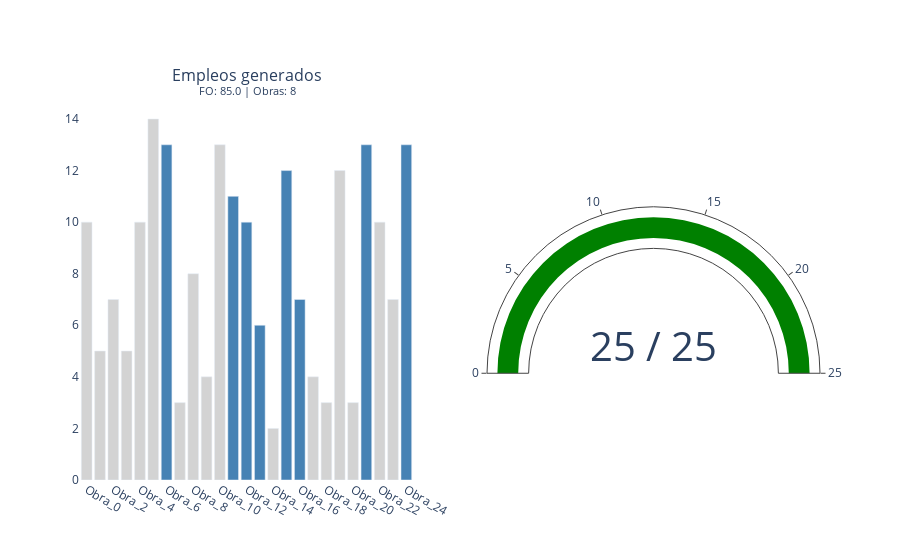

Notebook code for this chart:
### Markdown cell above
### Policy Iteration

```text
# Alterna evaluación y mejora hasta que la política se estabiliza
# Entradas:
#   S, A(s), p(s',r|s,a), γ, θ
# Salidas:
#   π*  : política óptima
#   V*  : función de valor óptima
# -------------------------------------------

# 1. Inicialización
π(s) ← acción cualquiera  para todo s ∈ S
V(s) ← 0

bucle:
    # 2. Evaluar la política actual π  (igual que el bloque anterior)
    repetir
        Δ ← 0
        para cada s ∈ S:
            v ← V(s)
            a ← π(s)
            V(s) ← Σ_{s',r} p(s',r | s,a) · [ r + γ · V(s') ]
            Δ ← max(Δ, |v − V(s)|)
    hasta que Δ < θ

    # 3. Mejorar la política
    policy_stable ← true
    para cada s ∈ S:
        old ← π(s)
        π(s) ← argmax_a Σ_{s',r} p(s',r | s,a) · [ r + γ · V(s') ]
        si old ≠ π(s):
            policy_stable ← false

    si policy_stable:
        break

return π, V

```

### Code cell
# ----- DESDE ACÁ EN ADELANTE, NO TOQUE EL CÓDIGO DE ESTÁ CELDA.

# . Correr
t0 = time.perf_counter()
star_policy, V_star = policy_iteration(env, policy)
elapsed = time.perf_counter() - t0

# . Reportar
valor_total, objetos_tomados, peso_total = env.report_from_policy(star_policy)
report(obras, objetos_tomados, valor_total, peso_total, p)

# . Almacenar resultados
resultados.append({
    "Método"             : "Policy iteration",
    "Empleos generados"  : round(valor_total, 3),
    "Obras seleccionadas": len(objetos_tomados),
    "Presupuesto usado"  : round(peso_total, 2),
    "Tiempo (s)"         : elapsed
})

### Figure 1 — Plotly figure (JSON) as saved in the notebook; plotly's stock layout.template omitted (floating-point values rounded to 4 significant figures)
{"data": [{"customdata": [5.0, 3.0, 9.0, 6.0, 10.0, 8.0, 7.0, 8.0, 2.0, 9.0, 9.0, 6.0, 2.0, 7.0, 2.0, 6.0, 6.0], "hovertemplate": "<b>%{x}</b><br>Empleos: %{y}<br>Costo: %{customdata} millones", "marker": {"color": "lightgray"}, "type": "bar", "x": ["Obra_0", "Obra_1", "Obra_2", "Obra_3", "Obra_4", "Obra_5", "Obra_7", "Obra_8", "Obra_9", "Obra_10", "Obra_14", "Obra_17", "Obra_18", "Obra_19", "Obra_20", "Obra_22", "Obra_23"], "xaxis": "x", "y": [10.0, 5.0, 7.0, 5.0, 10.0, 14.0, 3.0, 8.0, 4.0, 13.0, 2.0, 4.0, 3.0, 12.0, 3.0, 10.0, 7.0], "yaxis": "y"}, {"customdata": [4.0, 6.0, 2.0, 2.0, 3.0, 2.0, 4.0, 2.0], "hovertemplate": "<b>%{x}</b><br>Empleos: %{y}<br>Costo: %{customdata} millones", "marker": {"color": "steelblue"}, "type": "bar", "x": ["Obra_6", "Obra_11", "Obra_12", "Obra_13", "Obra_15", "Obra_16", "Obra_21", "Obra_24"], "xaxis": "x", "y": [13.0, 11.0, 10.0, 6.0, 12.0, 7.0, 13.0, 13.0], "yaxis": "y"}, {"domain": {"x": [0.55, 1], "y": [0, 1]}, "gauge": {"axis": {"range": [0, 25]}}, "mode": "gauge+number", "number": {"font": {"size": 40}, "suffix": " / 25"}, "type": "indicator", "value": 25}], "layout": {"annotations": [{"font": {"size": 16}, "showarrow": false, "text": "Empleos generados<br><sup>FO: 85.0 | Obras: 8</sup>", "x": 0.225, "xanchor": "center", "xref": "paper", "y": 1, "yanchor": "bottom", "yref": "paper"}], "barmode": "overlay", "paper_bgcolor": "white", "plot_bgcolor": "white", "showlegend": false, "xaxis": {"anchor": "y", "categoryarray": ["Obra_0", "Obra_1", "Obra_2", "Obra_3", "Obra_4", "Obra_5", "Obra_6", "Obra_7", "Obra_8", "Obra_9", "Obra_10", "Obra_11", "Obra_12", "Obra_13", "Obra_14", "Obra_15", "Obra_16", "Obra_17", "Obra_18", "Obra_19", "Obra_20", "Obra_21", "Obra_22", "Obra_23", "Obra_24"], "categoryorder": "array", "domain": [0, 0.45], "showgrid": false}, "yaxis": {"anchor": "x", "domain": [0, 1], "showgrid": false}}}
